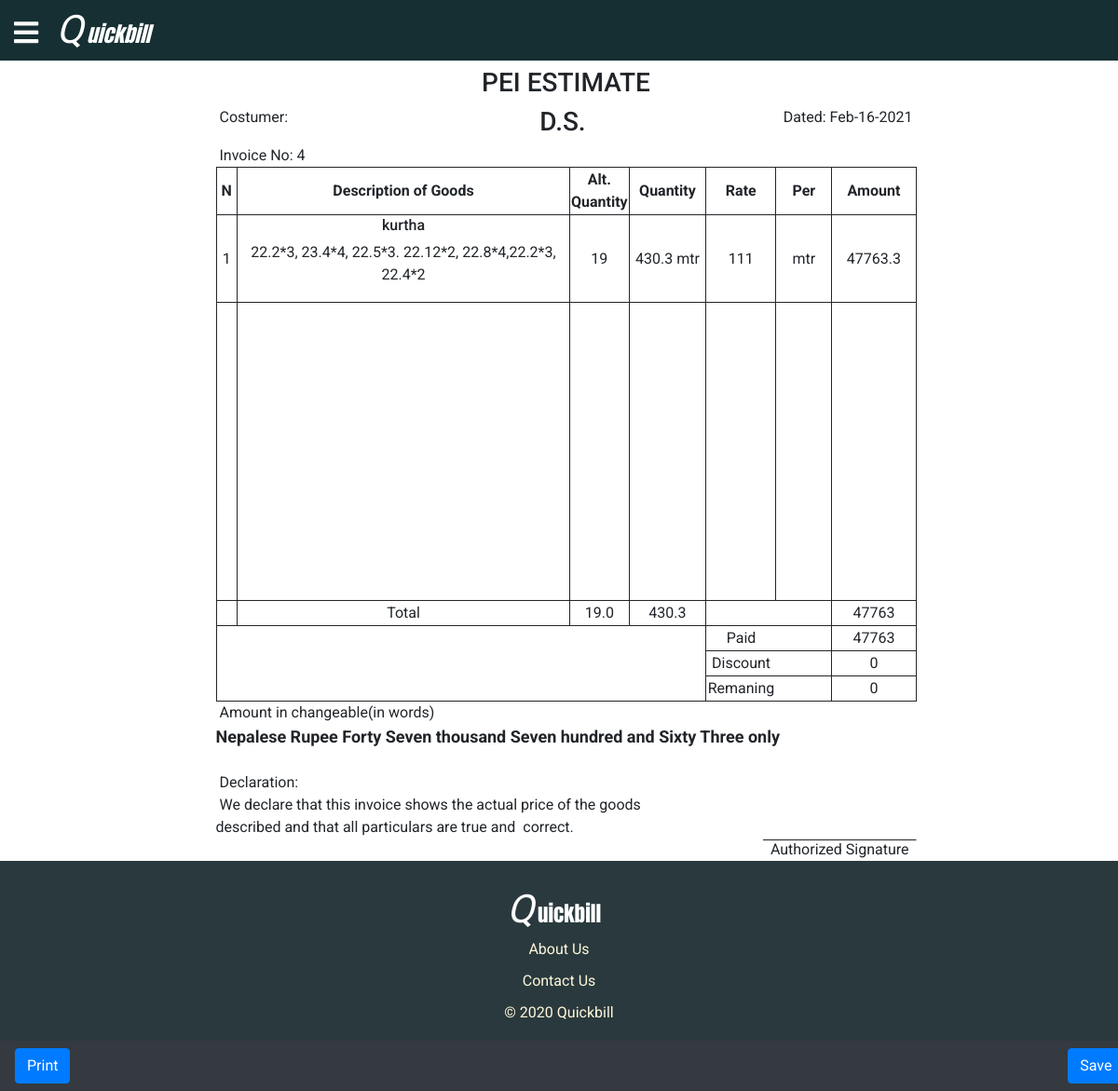
Screenshot of /salesvoucher (signed in) with the database file from the repository.
### invoice/models.py (models this page shows, shortened)
class Sales(db.Model):
    __tablename__='sales'
    admin=db.relationship(User)
    id=db.Column(db.Integer,primary_key=True)
    admin_id=db.Column(db.Integer,db.ForeignKey('admin.id'),nullable=False)
    date = db.Column(db.DateTime,nullable=False,default=datetime.date.today())
    name = db.Column(db.Text,nullable=False, default='Retail')
    item = db.Column(db.String,nullable=False)
    description = db.Column(db.String, nullable = False)
    alternate_quantity = db.Column(db.String, nullable = False)
    quantity = db.Column(db.String,nullable=False)
    rate = db.Column(db.String,nullable=False)
    per = db.Column(db.String, nullable = False)
    amount = db.Column(db.String,nullable = False)
    total_amount = db.Column(db.Integer,nullable=False)
    discount = db.Column(db.Integer,nullable=True, default=0)
    paid_amount = db.Column(db.Integer)
    remaning_amount = db.Column(db.Integer,default=0)

### invoice/application/views.py (the view)
@application.route('/salesvoucher')
@login_required
def salesvoucher(last_entry = 0):
    if last_entry == 0:
        last_entry=Sales.query.order_by(Sales.id.desc()).first()
    else:
        last_entry = last_entry
    name = last_entry.name
    item = last_entry.item.split('/n')
    description = last_entry.description.split('/n')
    alternate_quantity = last_entry.alternate_quantity.split('/n')
    total_alternate_quantity = sum([float(i) for i in alternate_quantity])
    quantity = last_entry.quantity.split('/n')
    total_quantity = sum([float(i) for i in quantity])
    rate = last_entry.rate.split('/n')
    per = last_entry.per.split('/n')
    amount = last_entry.amount.split('/n')
    total_amount = last_entry.total_amount
    discount = last_entry.discount
    paid_amount = last_entry.paid_amount
    remaning_amount = int(total_amount)-int(paid_amount)-int(discount)
    item_range = list(range(9))
    item_len = len(item)
    return render_template('sales/invoice.html', name=name, item_len=item_len, item_range=item_range, last_entry=last_entry, item=item,
    description=description, alternate_quantity=alternate_quantity, total_alternate_quantity=total_alternate_quantity,
    quantity=quantity, total_quantity=total_quantity, rate=rate, per=per, amount=amount,
    total_amount=total_amount, discount=discount, paid_amount=paid_amount, remaining_amount=remaning_amount,
    title='Sales | Invoice')

### invoice/models.py (called while the page is built)
@login_manager.user_loader
def load_user(user_id):
    return User.query.get(user_id)

### invoice/templates/sales/invoice.html (shortened to what this page needs)
{% extends 'appbase.html' %}
{% block content %}
<link rel="stylesheet" href="https://cdnjs.cloudflare.com/ajax/libs/paper-css/0.3.0/paper.css">
<div class="A5" style="background-color: white;">
    <div>
        <h3 style="text-align: center;">PEI ESTIMATE {{date}}</h3>
        <div class="row">
            <p class='col-4' style="text-align: left;"> &nbsp;Costumer: {{name}}</p>
            <h3 class='col-4' style="text-align: center;"> D.S.&nbsp;</h3>
            <p class='col-4' style="text-align: right;"> Dated: {{last_entry.date.strftime("%b-%d-%Y")}}&nbsp;</p>
        </div>
        <div style="text-align: left;"> &nbsp;Invoice No: {{last_entry.id}}</div>
    </div>
    <div>
        <table class='my_table'>
            <thead>
                <tr>
                    <th class="text-center">N</th>
                    <th class="text-center">Description of Goods</th>
                    <th class="text-center">Alt. Quantity</th>
                    <th class="text-center">Quantity</th>
                    <th class="text-center">Rate</th>
                    <th class="text-center">Per</th>
                    <th class="text-center">Amount</th>
                </tr>
            </thead>
            <tbody>
                {% for i in item_range %}
                {% if i >= item_len %}
                <tr style='border-bottom: solid 0 px; border-top:solid 0px '>
                    <td class="text-center">&nbsp;</td>
                    <td class="text-center">&nbsp;</td>
                    <td class="text-center">&nbsp;</td>
                    <td class="text-center">&nbsp;</td>
                    <td class="text-center">&nbsp;</td>
                    <td class="text-center">&nbsp;</td>
                    <td class="text-center">&nbsp;</td>
                </tr>
                {% endif %}
                {% if i < item_len %}
                <tr style="border-bottom: solid 1px;">
                    <td class="text-center" style = 'width:3%'>{{i+1}}</td>
                    <td class="text-center">
                        <h6>{{item[i]}}</h6>
                        <p>{{description[i]}}</p>
                    </td>
                    <td class="text-center" style = 'width:8%'>{{alternate_quantity[i]}}</td>
                    <td class="text-center"style = 'width:11%'>{{quantity[i]}} {{per[i]}}</td>
                    <td class="text-center" style = 'width:10%'>{{rate[i]}}</td>
                    <td class="text-center" style = 'width:8%'>{{per[i]}}</td>
                    <td class="text-center" style = 'width:12%'>{{amount[i]}}</td>
                </tr>
                {% endif %}
                {% endfor %}
            </tbody>
            <tfoot>
                <tr style="border-top: solid 1px;">
                    <td></td>
                    <td class="text-center">Total</td>
                    <td class="text-center">{{total_alternate_quantity}}</td>
                    <td class="text-center">{{total_quantity}}</td>
                    <td class="text-center"></td>
                    <td class="text-center"style="border-left: solid 0px;"></td>
                    <td id='total_amount' class="text-center">{{total_amount}}</td>
                </tr>
                <tr style="border-top: solid 1px;">
                    <td></td>
                    <td class="text-center" style="border-left: solid 0px;"></td>
                    <td class="text-center" style="border-left: solid 0px;"></td>
                    <td class="text-center" style="border-left: solid 0px;"></td>
                    <td class="text-center" style="border-left: solid 1px; border-top: solid 1px;">Paid</td>
                    <td class="text-center" style="border-left: solid 0px;; border-top: solid 1px;"></td>
                    <td class="text-center" style="border-top: solid 1px;">{{paid_amount}}</td>
                </tr>
                <tr style="border-top: solid 0px;">
                    <td></td>
                    <td class="text-center" style="border-left: solid 0px ;"></td>
                    <td class="text-center" style="border-left: solid 0px;"></td>
                    <td class="text-center" style="border-left: solid 0px;"></td>
                    <td class="text-center" style="border-left: solid 1px; border-top: solid 1px;">Discount</td>
                    <td class="text-center" style="border-left: solid 0px;; border-top: solid 1px;"></td>
                    <td class="text-center" style="border-top: solid 1px;">{{discount}}</td>
                </tr>
                <tr style="border-top: solid 0px;">
                    <td></td>
                    <td class="text-center" style="border-left: solid 0px;"></td>
                    <td class="text-center" style="border-left: solid 0px;"></td>
                    <td class="text-center" style="border-left: solid 0px;"></td>
                    <td class="text-center" style="border-left: solid 1px; border-top: solid 1px;">Remaning</td>
                    <td class="text-center" style="border-left: solid 0px;; border-top: solid 1px;"></td>
                    <td class="text-center" style="border-top: solid 1px;">{{total_amount-paid_amount-discount}}</td>
                </tr>
            </tfoot>
        </table>
        <div>
            <div>&nbsp;Amount in changeable(in words)</div>
            <div id="words" style = 'font-size:18px; font-weight: bold;'></div>
        </div>
        <br>
        <div><u></u>&nbsp;Declaration:&nbsp;</u></div>
        <div class="row">
            <div class="col-8">&nbsp;We declare that this invoice shows the actual price of the goods described and that
                all particulars are true and &nbsp;correct.</div>
            <div class="col-4" style="text-align: right;text-decoration: overline;"><br><br>&nbsp; Authorized Signature &nbsp; </div>
        </div>
    </div>
</div>
<footer>
    <nav class="navbar fixed-bottom navbar-expand-sm navbar-dark bg-dark">
        <button class="btn btn-primary">Print</button>
        <div class="col-11"></div>
        <button class="btn btn-primary">Save</button>
    </nav>
</footer>
{% endblock %}

### invoice/static/css/style.css (style rules this page uses)
body { font-family: Roboto, "arial"; margin: 0; }
html { margin: 0; padding: 0; }

### invoice/templates/sales/invoice.html (style rules this page uses)
@media screen { .A5 { margin-left: 18%; margin-right: 18%; border: solid 0px; height: 10%; } }
@media screen { table { border: solid 1px; width: 100% } }
@media screen { tfoot { border-top: solid 1px; } }
@media screen { tbody tr { height: 40px; min-height: 40px } }
@media screen { td { border-left: solid 1px; } }
@media screen { th { border: solid 1px; } }

### rows the page displays
Sales: date "Feb-16-2021", id "4", item "kurtha", description "22.2*3, 23.4*4, 22.5*3. 22.12*2, 22.8*4,22.2*3, 22.4*2", alternate_quantity "19", quantity "430.3", per "mtr", rate "111", per "mtr", amount "47763.3", total_amount "47763", paid_amount "47763", total_amount-paid_amount-discount "0"

### other values shown
{{ i+1 }} "1"
{{ total_alternate_quantity }} "19.0"
{{ total_quantity }} "430.3"
{{ discount }} "0"
